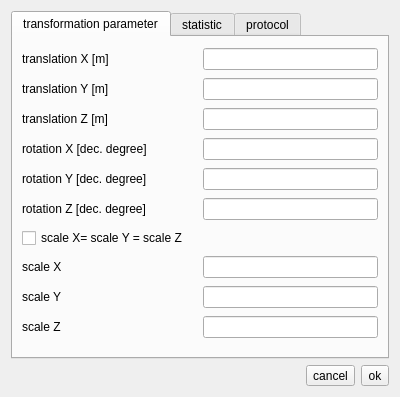
<?xml version="1.0" encoding="UTF-8"?>
<ui version="4.0">
 <class>EditTrafoparamDialog</class>
 <widget class="QDialog" name="EditTrafoparamDialog">
  <property name="geometry">
   <rect>
    <x>0</x>
    <y>0</y>
    <width>400</width>
    <height>397</height>
   </rect>
  </property>
  <property name="windowTitle">
   <string>Transformation parameter</string>
  </property>
  <layout class="QVBoxLayout" name="verticalLayout">
   <item>
    <widget class="QTabWidget" name="tabWidget">
     <property name="currentIndex">
      <number>0</number>
     </property>
     <widget class="QWidget" name="tab_trafoparam">
      <attribute name="title">
       <string>transformation parameter</string>
      </attribute>
      <layout class="QVBoxLayout" name="verticalLayout_2">
       <item>
        <layout class="QHBoxLayout" name="horizontalLayout" stretch="1,1">
         <item>
          <widget class="QLabel" name="label_translationX">
           <property name="text">
            <string>translation X [m]</string>
           </property>
          </widget>
         </item>
         <item>
          <widget class="QLineEdit" name="lineEdit_translationX"/>
         </item>
        </layout>
       </item>
       <item>
        <layout class="QHBoxLayout" name="horizontalLayout_2" stretch="1,1">
         <item>
          <widget class="QLabel" name="label_translationY">
           <property name="text">
            <string>translation Y [m]</string>
           </property>
          </widget>
         </item>
         <item>
          <widget class="QLineEdit" name="lineEdit_translationY"/>
         </item>
        </layout>
       </item>
       <item>
        <layout class="QHBoxLayout" name="horizontalLayout_3" stretch="1,1">
         <item>
          <widget class="QLabel" name="label_translationZ">
           <property name="text">
            <string>translation Z [m]</string>
           </property>
          </widget>
         </item>
         <item>
          <widget class="QLineEdit" name="lineEdit_translationZ"/>
         </item>
        </layout>
       </item>
       <item>
        <layout class="QHBoxLayout" name="horizontalLayout_4" stretch="1,1">
         <item>
          <widget class="QLabel" name="label_rotationX">
           <property name="text">
            <string>rotation X [dec. degree]</string>
           </property>
          </widget>
         </item>
         <item>
          <widget class="QLineEdit" name="lineEdit_rotationX"/>
         </item>
        </layout>
       </item>
       <item>
        <layout class="QHBoxLayout" name="horizontalLayout_5" stretch="1,1">
         <item>
          <widget class="QLabel" name="label_rotationY">
           <property name="text">
            <string>rotation Y [dec. degree]</string>
           </property>
          </widget>
         </item>
         <item>
          <widget class="QLineEdit" name="lineEdit_rotationY"/>
         </item>
        </layout>
       </item>
       <item>
        <layout class="QHBoxLayout" name="horizontalLayout_6" stretch="1,1">
         <item>
          <widget class="QLabel" name="label_rotationZ">
           <property name="text">
            <string>rotation Z [dec. degree]</string>
           </property>
          </widget>
         </item>
         <item>
          <widget class="QLineEdit" name="lineEdit_rotationZ"/>
         </item>
        </layout>
       </item>
       <item>
        <widget class="QCheckBox" name="checkBox_identicalScale">
         <property name="text">
          <string>scale X= scale Y = scale Z</string>
         </property>
        </widget>
       </item>
       <item>
        <layout class="QHBoxLayout" name="horizontalLayout_7" stretch="1,1">
         <item>
          <widget class="QLabel" name="label_scaleX">
           <property name="text">
            <string>scale X</string>
           </property>
          </widget>
         </item>
         <item>
          <widget class="QLineEdit" name="lineEdit_scaleX"/>
         </item>
        </layout>
       </item>
       <item>
        <layout class="QHBoxLayout" name="horizontalLayout_8" stretch="1,1">
         <item>
          <widget class="QLabel" name="label_scaleY">
           <property name="text">
            <string>scale Y</string>
           </property>
          </widget>
         </item>
         <item>
          <widget class="QLineEdit" name="lineEdit_scaleY"/>
         </item>
        </layout>
       </item>
       <item>
        <layout class="QHBoxLayout" name="horizontalLayout_9" stretch="1,1">
         <item>
          <widget class="QLabel" name="label_scaleZ">
           <property name="text">
            <string>scale Z</string>
           </property>
          </widget>
         </item>
         <item>
          <widget class="QLineEdit" name="lineEdit_scaleZ"/>
         </item>
        </layout>
       </item>
      </layout>
     </widget>
     <widget class="QWidget" name="tab_statistic">
      <attribute name="title">
       <string>statistic</string>
      </attribute>
      <layout class="QVBoxLayout" name="verticalLayout_4">
       <item>
        <layout class="QHBoxLayout" name="horizontalLayout_11">
         <item>
          <widget class="QLabel" name="label_displayedfunction">
           <property name="text">
            <string>displayed Function</string>
           </property>
          </widget>
         </item>
         <item>
          <widget class="QComboBox" name="comboBox_displayedFunction"/>
         </item>
        </layout>
       </item>
       <item>
        <widget class="QTableView" name="tableView_statistic"/>
       </item>
       <item>
        <widget class="QLabel" name="label_qxx">
         <property name="text">
          <string>Qxx matrix</string>
         </property>
        </widget>
       </item>
       <item>
        <widget class="QTableView" name="tableView_qxx"/>
       </item>
      </layout>
     </widget>
     <widget class="QWidget" name="tab_protocol">
      <attribute name="title">
       <string>protocol</string>
      </attribute>
      <layout class="QVBoxLayout" name="verticalLayout_3">
       <item>
        <widget class="QTextBrowser" name="textBrowser_statistic"/>
       </item>
      </layout>
     </widget>
    </widget>
   </item>
   <item>
    <layout class="QHBoxLayout" name="horizontalLayout_10">
     <item>
      <spacer name="horizontalSpacer">
       <property name="orientation">
        <enum>Qt::Horizontal</enum>
       </property>
       <property name="sizeHint" stdset="0">
        <size>
         <width>40</width>
         <height>20</height>
        </size>
       </property>
      </spacer>
     </item>
     <item>
      <widget class="QToolButton" name="toolButton_cancel">
       <property name="text">
        <string>cancel</string>
       </property>
      </widget>
     </item>
     <item>
      <widget class="QToolButton" name="toolButton_ok">
       <property name="text">
        <string>ok</string>
       </property>
      </widget>
     </item>
    </layout>
   </item>
  </layout>
 </widget>
 <resources/>
 <connections/>
</ui>
